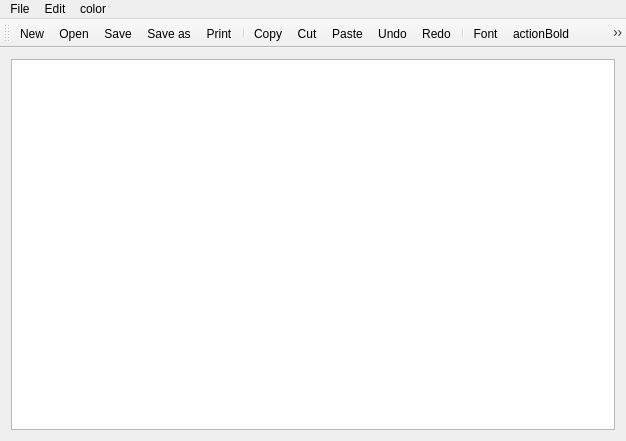
<?xml version="1.0" encoding="UTF-8"?>
<ui version="4.0">
 <class>MyNotepad</class>
 <widget class="QMainWindow" name="MyNotepad">
  <property name="geometry">
   <rect>
    <x>0</x>
    <y>0</y>
    <width>626</width>
    <height>441</height>
   </rect>
  </property>
  <property name="minimumSize">
   <size>
    <width>0</width>
    <height>0</height>
   </size>
  </property>
  <property name="sizeIncrement">
   <size>
    <width>800</width>
    <height>501</height>
   </size>
  </property>
  <property name="baseSize">
   <size>
    <width>800</width>
    <height>500</height>
   </size>
  </property>
  <property name="cursor">
   <cursorShape>PointingHandCursor</cursorShape>
  </property>
  <property name="windowTitle">
   <string>Scratch Pad</string>
  </property>
  <widget class="QWidget" name="centralWidget">
   <layout class="QHBoxLayout" name="horizontalLayout">
    <item>
     <widget class="QTextEdit" name="textEdit">
      <property name="enabled">
       <bool>true</bool>
      </property>
      <property name="sizeIncrement">
       <size>
        <width>100</width>
        <height>50</height>
       </size>
      </property>
      <property name="cursor" stdset="0">
       <cursorShape>ArrowCursor</cursorShape>
      </property>
     </widget>
    </item>
   </layout>
  </widget>
  <widget class="QMenuBar" name="menuBar">
   <property name="geometry">
    <rect>
     <x>0</x>
     <y>0</y>
     <width>626</width>
     <height>21</height>
    </rect>
   </property>
   <widget class="QMenu" name="menuFile">
    <property name="title">
     <string>File</string>
    </property>
    <addaction name="actionNew"/>
    <addaction name="actionOpen"/>
    <addaction name="actionSave"/>
    <addaction name="actionSave_as"/>
    <addaction name="actionPrint"/>
    <addaction name="separator"/>
    <addaction name="actionExit"/>
   </widget>
   <widget class="QMenu" name="menuEdit">
    <property name="title">
     <string>Edit</string>
    </property>
    <addaction name="actionCopy"/>
    <addaction name="actionCut"/>
    <addaction name="actionPaste"/>
    <addaction name="separator"/>
    <addaction name="actionUndo"/>
    <addaction name="actionRedo"/>
    <addaction name="actionFont"/>
    <addaction name="actionColor"/>
   </widget>
   <widget class="QMenu" name="menucolor">
    <property name="title">
     <string>color</string>
    </property>
    <addaction name="actioncolor"/>
    <addaction name="actionTextBackgroundColor"/>
    <addaction name="actionBackgroundColor"/>
   </widget>
   <addaction name="menuFile"/>
   <addaction name="menuEdit"/>
   <addaction name="menucolor"/>
  </widget>
  <widget class="QToolBar" name="mainToolBar">
   <attribute name="toolBarArea">
    <enum>TopToolBarArea</enum>
   </attribute>
   <attribute name="toolBarBreak">
    <bool>false</bool>
   </attribute>
   <addaction name="actionNew"/>
   <addaction name="actionOpen"/>
   <addaction name="actionSave"/>
   <addaction name="actionSave_as"/>
   <addaction name="actionPrint"/>
   <addaction name="separator"/>
   <addaction name="actionCopy"/>
   <addaction name="actionCut"/>
   <addaction name="actionPaste"/>
   <addaction name="actionUndo"/>
   <addaction name="actionRedo"/>
   <addaction name="separator"/>
   <addaction name="actionFont"/>
   <addaction name="actionBold"/>
   <addaction name="actionItalic"/>
   <addaction name="actionUnderline"/>
   <addaction name="separator"/>
   <addaction name="actionColor"/>
   <addaction name="separator"/>
   <addaction name="actionAbout"/>
   <addaction name="separator"/>
   <addaction name="actionExit"/>
   <addaction name="separator"/>
  </widget>
  <action name="actionNew">
   <property name="checkable">
    <bool>true</bool>
   </property>
   <property name="icon">
    <iconset>
     <normaloff>:/new/prefix1/images/new.png</normaloff>:/new/prefix1/images/new.png</iconset>
   </property>
   <property name="text">
    <string>New</string>
   </property>
   <property name="toolTip">
    <string>New text document</string>
   </property>
   <property name="shortcut">
    <string>Ctrl+N</string>
   </property>
  </action>
  <action name="actionOpen">
   <property name="checkable">
    <bool>true</bool>
   </property>
   <property name="icon">
    <iconset>
     <normaloff>:/new/prefix1/images/open.png</normaloff>:/new/prefix1/images/open.png</iconset>
   </property>
   <property name="text">
    <string>Open</string>
   </property>
   <property name="toolTip">
    <string>Open file</string>
   </property>
   <property name="shortcut">
    <string>Ctrl+O</string>
   </property>
  </action>
  <action name="actionSave">
   <property name="checkable">
    <bool>true</bool>
   </property>
   <property name="icon">
    <iconset>
     <normaloff>:/new/prefix1/images/save.png</normaloff>:/new/prefix1/images/save.png</iconset>
   </property>
   <property name="text">
    <string>Save</string>
   </property>
   <property name="toolTip">
    <string>Save file</string>
   </property>
   <property name="shortcut">
    <string>Ctrl+S</string>
   </property>
  </action>
  <action name="actionSave_as">
   <property name="checkable">
    <bool>true</bool>
   </property>
   <property name="icon">
    <iconset>
     <normaloff>:/new/prefix1/images/save_as.png</normaloff>:/new/prefix1/images/save_as.png</iconset>
   </property>
   <property name="text">
    <string>Save as</string>
   </property>
   <property name="toolTip">
    <string>Save file as</string>
   </property>
   <property name="shortcut">
    <string>Alt+S</string>
   </property>
  </action>
  <action name="actionPrint">
   <property name="checkable">
    <bool>true</bool>
   </property>
   <property name="icon">
    <iconset>
     <normaloff>:/new/prefix1/images/print.png</normaloff>:/new/prefix1/images/print.png</iconset>
   </property>
   <property name="text">
    <string>Print</string>
   </property>
   <property name="toolTip">
    <string>Print file</string>
   </property>
   <property name="shortcut">
    <string>Ctrl+P</string>
   </property>
  </action>
  <action name="actionExit">
   <property name="checkable">
    <bool>true</bool>
   </property>
   <property name="icon">
    <iconset theme="exit.png">
     <normaloff>:/new/prefix1/images/exit.png</normaloff>:/new/prefix1/images/exit.png</iconset>
   </property>
   <property name="text">
    <string>Exit</string>
   </property>
   <property name="toolTip">
    <string>Exit notepad</string>
   </property>
  </action>
  <action name="actionCopy">
   <property name="checkable">
    <bool>true</bool>
   </property>
   <property name="icon">
    <iconset>
     <normaloff>:/new/prefix1/images/copy.png</normaloff>:/new/prefix1/images/copy.png</iconset>
   </property>
   <property name="text">
    <string>Copy</string>
   </property>
   <property name="shortcut">
    <string>Ctrl+C</string>
   </property>
  </action>
  <action name="actionCut">
   <property name="checkable">
    <bool>true</bool>
   </property>
   <property name="icon">
    <iconset>
     <normaloff>:/new/prefix1/images/cut.png</normaloff>:/new/prefix1/images/cut.png</iconset>
   </property>
   <property name="text">
    <string>Cut</string>
   </property>
   <property name="shortcut">
    <string>Ctrl+X</string>
   </property>
  </action>
  <action name="actionPaste">
   <property name="checkable">
    <bool>true</bool>
   </property>
   <property name="icon">
    <iconset>
     <normaloff>:/new/prefix1/images/paste.png</normaloff>:/new/prefix1/images/paste.png</iconset>
   </property>
   <property name="text">
    <string>Paste</string>
   </property>
   <property name="shortcut">
    <string>Ctrl+V</string>
   </property>
  </action>
  <action name="actionUndo">
   <property name="checkable">
    <bool>true</bool>
   </property>
   <property name="icon">
    <iconset>
     <normaloff>:/new/prefix1/images/edit_undo.png</normaloff>:/new/prefix1/images/edit_undo.png</iconset>
   </property>
   <property name="text">
    <string>Undo</string>
   </property>
   <property name="shortcut">
    <string>Ctrl+Z</string>
   </property>
  </action>
  <action name="actionRedo">
   <property name="icon">
    <iconset>
     <normaloff>:/new/prefix1/images/edit_redo.png</normaloff>:/new/prefix1/images/edit_redo.png</iconset>
   </property>
   <property name="text">
    <string>Redo</string>
   </property>
   <property name="shortcut">
    <string>Ctrl+Y</string>
   </property>
  </action>
  <action name="actionFont">
   <property name="icon">
    <iconset>
     <normaloff>:/new/prefix1/images/font.png</normaloff>:/new/prefix1/images/font.png</iconset>
   </property>
   <property name="text">
    <string>Font</string>
   </property>
   <property name="shortcut">
    <string>Ctrl+F</string>
   </property>
  </action>
  <action name="actionItalic">
   <property name="checkable">
    <bool>true</bool>
   </property>
   <property name="icon">
    <iconset>
     <normaloff>:/new/prefix1/images/italic.png</normaloff>:/new/prefix1/images/italic.png</iconset>
   </property>
   <property name="text">
    <string>Italic</string>
   </property>
   <property name="toolTip">
    <string>Italic font</string>
   </property>
   <property name="shortcut">
    <string>Ctrl+I</string>
   </property>
  </action>
  <action name="actionBold">
   <property name="checkable">
    <bool>true</bool>
   </property>
   <property name="icon">
    <iconset>
     <normaloff>:/new/prefix1/images/bold.png</normaloff>:/new/prefix1/images/bold.png</iconset>
   </property>
   <property name="text">
    <string>actionBold</string>
   </property>
   <property name="toolTip">
    <string>Bold</string>
   </property>
   <property name="shortcut">
    <string>Ctrl+B</string>
   </property>
  </action>
  <action name="actionUnderline">
   <property name="checkable">
    <bool>true</bool>
   </property>
   <property name="icon">
    <iconset>
     <normaloff>:/new/prefix1/images/underline.png</normaloff>:/new/prefix1/images/underline.png</iconset>
   </property>
   <property name="text">
    <string>Underline</string>
   </property>
   <property name="toolTip">
    <string>Underline</string>
   </property>
   <property name="shortcut">
    <string>Ctrl+U</string>
   </property>
  </action>
  <action name="actionAbout">
   <property name="icon">
    <iconset>
     <normaloff>:/new/prefix1/images/info.png</normaloff>:/new/prefix1/images/info.png</iconset>
   </property>
   <property name="text">
    <string>About</string>
   </property>
   <property name="toolTip">
    <string>About Notepad</string>
   </property>
  </action>
  <action name="actionColor">
   <property name="icon">
    <iconset>
     <normaloff>../../Downloads/textcolor.png</normaloff>../../Downloads/textcolor.png</iconset>
   </property>
   <property name="text">
    <string>Color</string>
   </property>
  </action>
  <action name="actioncolor">
   <property name="icon">
    <iconset>
     <normaloff>../../Downloads/textcolor.png</normaloff>../../Downloads/textcolor.png</iconset>
   </property>
   <property name="text">
    <string>color</string>
   </property>
  </action>
  <action name="actionTextBackgroundColor">
   <property name="icon">
    <iconset>
     <normaloff>:/new/prefix1/images/color__1_-removebg-preview.png</normaloff>:/new/prefix1/images/color__1_-removebg-preview.png</iconset>
   </property>
   <property name="text">
    <string>TextBackgroundColor</string>
   </property>
  </action>
  <action name="actionBackgroundColor">
   <property name="icon">
    <iconset>
     <normaloff>images/background.png</normaloff>images/background.png</iconset>
   </property>
   <property name="text">
    <string>BackgroundColor</string>
   </property>
  </action>
 </widget>
 <layoutdefault spacing="6" margin="11"/>
 <resources/>
 <connections/>
</ui>
